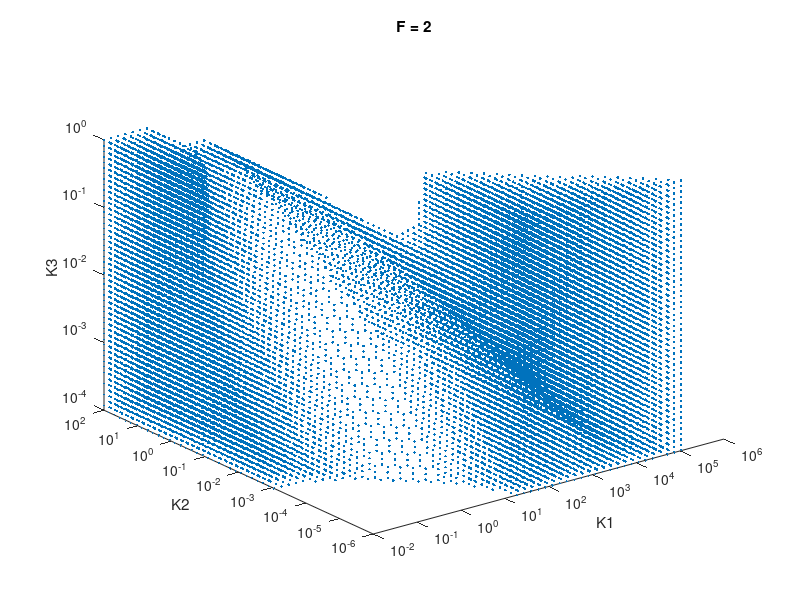
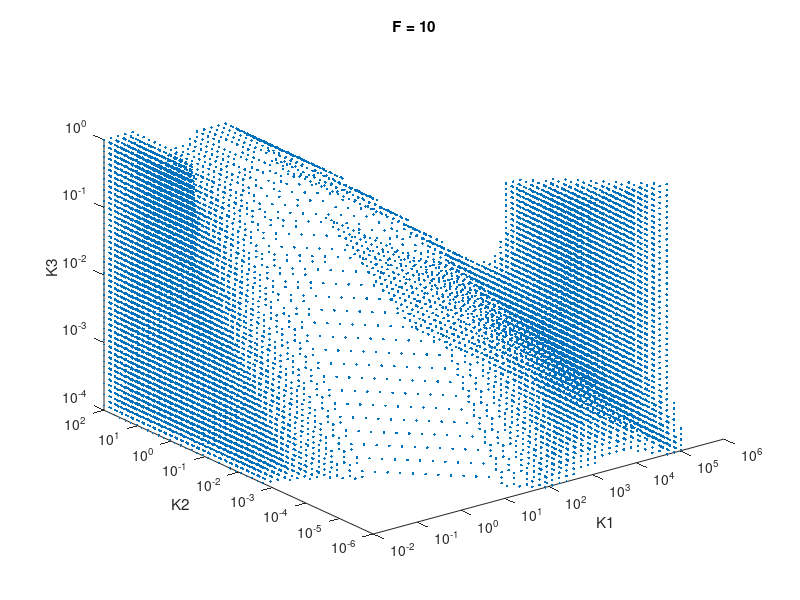
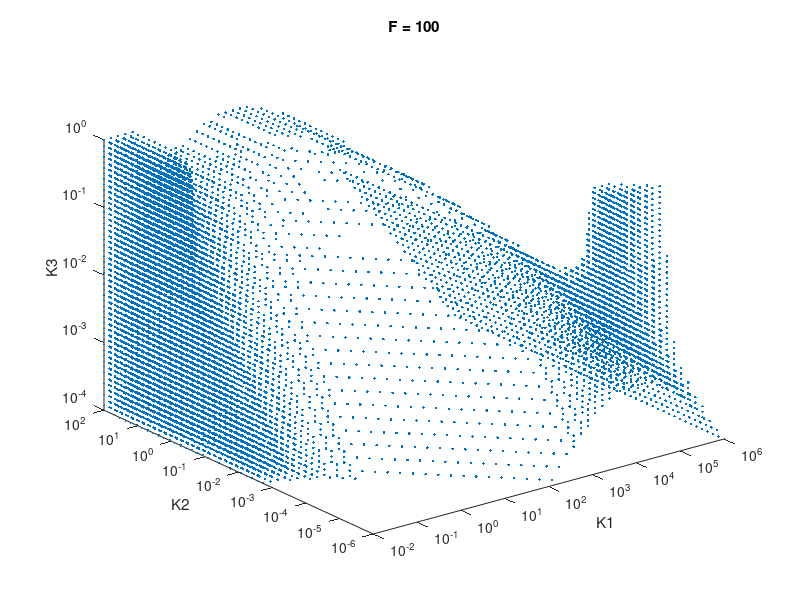
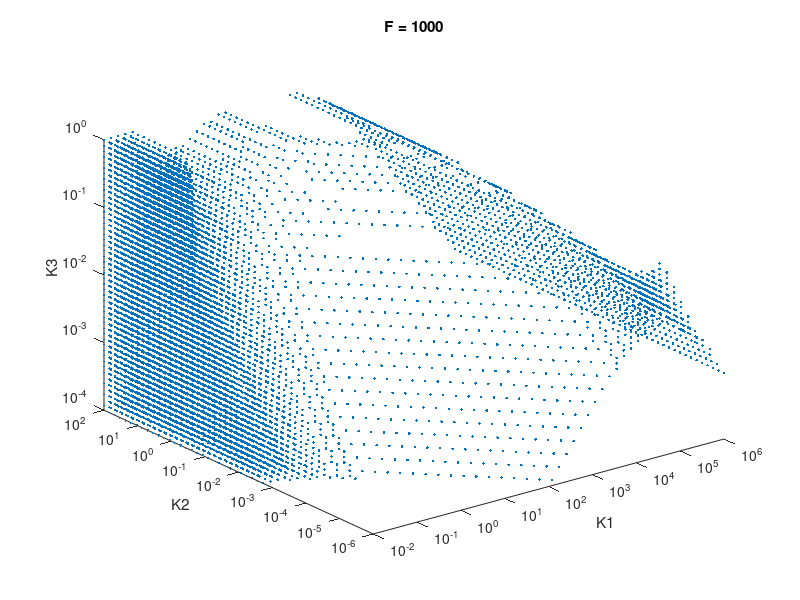

These figures' MATLAB source, in order:
% script_goentoro
%
% This script initiates the equations from Goentoro et al., 2009 to
% replicate some of her results. In particular, we will investigate the
% region of the parameter space in which you get perfect or near-perfect
% adaptation.
%
% To have the fold-change detection, she assumed that K1 was large and K2
% was small. She also assumed K3 was large.

clear
close all

% nK = 50;
% K1 = logspace(-2,4,nK)';
% K2 = logspace(-8,2,nK)';
% K3 = logspace(-2,4,nK)';
% Use the numbers above if you're checking out extremes. Otherwise, the
% ones below.

nK = 50;
K1 = logspace(-2,6,nK)';
K2 = logspace(-6,2,nK)';
K3 = logspace(-4,0,nK)';
F = [2 10 100 1000];
nF = length(F);

%% ========================================================================
% Set up the simulation to show that Lea's simplifications make sense. They
% do.
% =========================================================================
%{
K1 = 100; K2 = 1/K1^2; K3 = K1;
r = 1;
p = [r K1 K2 K3];
F = 1.5;

%
% Get initial conditions
%
ftnhand = @ftn_goentoro_rescale;
tspan = [0 15];
% opts = odeset('reltol',1e-8,'abstol',1e-8);
[t,Y] = ode15s(ftnhand,tspan,[1 1],[],p,1);
figure
plot(t,[Y(:,1) Y(:,2)])
% ylim([0 1.1])

%
% Run the simulation
%
Y0 = Y(end,:)';
[t,Y] = ode15s(ftnhand,tspan,Y0,[],p,F);

figure
plot(t,Y(:,2))
hold on
plot(xlim,Y(1,2)*[1 1],'k :')

%}


%% ========================================================================
% Set up the simulation to show that MY region of param space with NPA is
% boring. It is.
% =========================================================================
%{
K1 = 0.01; K2 = 1; K3 = 1;
r = 1;
p = [r K1 K2 K3];
F = 10;

%
% Get initial conditions
%
ftnhand = @ftn_goentoro;
tspan = [0 15];
% opts = odeset('reltol',1e-8,'abstol',1e-8);
[t,Y] = ode15s(ftnhand,tspan,[1 1],[],p,1);
figure
plot(t,[Y(:,1) Y(:,2)])
% ylim([0 1.1])

%
% Run the simulation
%
Y0 = Y(end,:)';
[t,Y] = ode15s(ftnhand,tspan,Y0,[],p,F);

figure
plot(t,Y(:,2))
hold on
plot(xlim,Y(1,2)*[1 1],'k :')

f = (Y(end,2)-Y(1,2))/Y(1,2);
disp(f)

%}


%% ========================================================================
% Now we look at the behavior of the full model. since we're only
% interested in the steady state values, we don't even need to run a
% simulation. We just calculate the steady states analytically. The
% parameter "r" doesn't matter. We will explore the parameter space to find
% perfect adaptation.
% =========================================================================
% {


%
% setting up for loops to do a parameter sweep
%
K11 = repmat(K1,1,nK); % nK-by-nK
y0 = 1./(K11 + 1); % nK-by-nK
z = zeros(nK,nK,nK,nF);
z0 = zeros(nK,nK,nK);
for i = 1:nK
	
	%
	% Initial condition: F = 1;
	%
	K12 = K1*(1./K2'); 
	z0(:,:,i) = 1./(K11 + 1 + y0.*(K12 + K11/K3(i))); % nK-by-nK
	
	for j = 1:nF
		y = F(j)./(K11 + F(j)); % nK-by-nK
		z(:,:,i,j) = F(j)./(K11 + F(j) + y.*(K12 + F(j)*K11/K3(i)));
		
		
	end
end

%
% f = (z - z0)/z0. And after we calculate this, how to visualize the data?
% Make a threshold.
%
f = (z - repmat(z0,1,1,1,nF))./repmat(z0,1,1,1,nF);
thresh = 0.05;
V = abs(f) < thresh;

%
% Visualize all cases.
% 
for j = 1:nF
	v = V(:,:,:,j);
	
	K11 = repmat(K1,1,nK,nK); K11 = K11(v); K11 = K11(:);
	K22 = repmat(K2',nK,1,nK); K22 = K22(v); K22 = K22(:);
	K33 = permute(K3,[2 3 1]); % rotated K3 into the 3rd dimension
	K33 = repmat(K33,nK,nK,1); K33 = K33(v); K33 = K33(:);
	
	figure
	plot3(K11,K22,K33,'.')
	set(gca,'xscale','log','yscale','log','zscale','log')
	xlabel('K1')
	ylabel('K2')
	zlabel('K3')
	title(['F = ',num2str(F(j))])
	% surf(K1,K2,f(:,:,1,1))
	% set(gca,'xscale','log','yscale','log')
end


%
% Apparently, if K1 is low enough and K2 is high enough, it doesn't matter
% what K3 is. Checking it out here.
% 
figure
S = {'.','o','s','p'};
for j = 1:nF
	v = V(:,:,:,j);
	v = all(v,3);
	
	K11 = repmat(K1,1,nK); K11 = K11(v); K11 = K11(:);
	K22 = repmat(K2',nK,1); K22 = K22(v); K22 = K22(:);
	
	loglog(K11,K22,S{j})
	hold on
	% surf(K1,K2,f(:,:,1,1))
	% set(gca,'xscale','log','yscale','log')
end
xlabel('K1')
ylabel('K2')
title('K3 doesn''t matter')
legend({['F = ',num2str(F(1))],num2str(F(2)),num2str(F(3)),num2str(F(4))},...
	'location','southeast')

%}


%% ========================================================================
% Since there is a very finely-tuned surface in param space where near-
% perfect adaptation occurs, we will use design rules to see if that is the
% surface we're finding.
%
% UPDATE: Turns out, yes it is.
% =========================================================================
%{

%
% Below is the design rule. We can find the K3 that solves this equation
% for all values of K1 and K2.
%
% 0 = K1 + K1*F*(1/K2*(1/(K1+F) - 1/(K1+1)) + ...
%	1/K3*(F/(K1+F) - 1/(K1+1)) - 1)
%
% We will loop through all values of F
%
K332 = K1*K2';
for i = 1:nF
	F1 = F(i);
	
	%
	% Solving for K3
	%
	LHS = (1-1/F1) - (1./(K1 + F1) - 1./(K1 + 1))*(1./K2');
	RHS = F1./(K1 + F1) - 1./(K1 + 1);
	K33 = repmat(RHS,1,nK)./LHS;
	
	figure
% 	loglog(K2,K33')
	surf(K1,K2,K33')
% 	hold on
% 	surf(K1,K2,K332')
	set(gca,'xscale','log','yscale','log','zscale','log')
	xlabel('K_1')
	ylabel('K_2')
	zlabel('K_3*')
	title(['F = ',num2str(F1)])

% 	%
% 	% Solving for K2 instead. Why doesn't this work as well? Oh, it's
% 	% because the surface for K2 goes almost straight up, and for K3 large
% 	% enough, there is no solution. In fact, if you look at the "surf" plot
% 	% of K33 vs K1,K2, K33 never gets above 1.0, so there will be a big
% 	% region of the K1,K3 plane where K22 won't have a solution. It's a
% 	% vertical asymptote? Then, since this is on a log scale, the negative
% 	% data on the other side of that asymptote are not plotted.
% 	%
% 	LHS = (1-1/F1) - (F1./(K1 + F1) - 1./(K1 + 1))*(1./K3');
% 	RHS = 1./(K1 + F1) - 1./(K1 + 1);
% 	K22 = repmat(RHS,1,nK)./LHS;
% 	
% 	figure
% 	surf(K1,K3,K22')
% 	set(gca,'xscale','log','yscale','log','zscale','log')
% 	xlabel('K_1')
% 	ylabel('K_3')
% 	zlabel('K_2*')
% 	title(['F = ',num2str(F1)])
end


%}

%% ========================================================================
% Alternate of the above: if K3 = K1*K2, then we reduce the dimensionality.
% 
% UPDATE: Actually, this doesn't work. If K3 = K1*K2 (ie, if there's no
% cooperativity), then it's impossible to get perfect adaptation. Weird.
% =========================================================================
%{

%
% K2*(1 - 1/F) = (1/K1)*(F/(K1+F) - 1/(K1+1)) + (1/(K1+F) - 1/(K1+1))
%
% We will loop through all values of F
%
figure
for i = 1:nF
	F1 = F(i);
	LHS = (1-1/F1);
	RHS = (1./K1).*(F1./(K1 + F1) - 1./(K1 + 1)) + (1./(K1 + F1) - 1./(K1 + 1));
	K22 = RHS./LHS;
	
	semilogx(K1,K22)
	hold on
	xlabel('K_1')
	ylabel('K_2')
end
legend({['F = ',num2str(F(1))],num2str(F(2)),num2str(F(3)),num2str(F(4))},...
	'location','southeast')



%}

%% ========================================================================
% We have confirmed that the very finely-tuned surface in param space where
% near-perfect adaptation occurs is indeed coincident with the design
% rules. Now we will enact those design rules, tweak them a bit, and see if
% we still have good adaptation.
%
% In this cell, we are varying K1 and K2 across many logs in the parameter
% space (see cell 1), and forcing K3 to the design rule for perfect
% adaptation. Then, we double one of the parameters and calculate f, which
% is defined as (z_final - z_initial)/z_initial. Note that our starting
% point, before we double one of the parameters, has been tuned so that f
% equals zero. So any f that we calculate here will also be a delta_f.
%
% UPDATE: There is a weird region of parameter space that is robust to all
% paramter doublings. To see this, look at the "max intensity" projection
% of all three paramter doublings (K1,K2,K3) and the F1 being 10*F1. Only
% low K1 (0.05 -- 0.15, depending on K2) and a corner of the param space of
% very high K1 (greater than 100) and super-low K2 (less than 1e-4) survive
% all paramter doublings.
%
% ANOTHER UPDATE: this cell is slightly obsoleted by the next cell, which
% does the same thing, with more updated standardized code, but the next
% cell also looks at the neg fbk loop.
% =========================================================================
%{

F0 = 1;
F1 = 10;
LHS = (1-1/F1) - (1./(K1 + F1) - 1./(K1 + 1))*(1./K2');
RHS = F1./(K1 + F1) - 1./(K1 + 1);
K331 = repmat(RHS,1,nK)./LHS;


%
% Now we run the for loop. The first time through, it will be baseline. The
% second through third times, we will double one of the constants.
%
exprn = {'''all normal'';','K111 = 2*K1;','K222 = 2*K2;','K33 = 2*K331;','F11 = 2*F1;'};
f_out = zeros(nK,nK);
for i = 1:length(exprn)
	K111 = K1; K222 = K2; K33 = K331; F11 = F1;
	eval(exprn{i})

	%
	% setting up for loops to do a parameter sweep
	%
	K11 = repmat(K111,1,nK); % nK-by-nK
	K22 = repmat(K222,1,nK);
	
	%
	% Initial condition: F = 1;
	%
	y0 = F0./(K11 + F0); % nK-by-nK
	K12 = K111*(1./K222'); % nK-by-nK
	z0 = 1./(K11 + 1 + y0.*(K12 + K11./K33)); % nK-by-nK
	
	y = F11./(K11 + F11); % nK-by-nK
	z = F11./(K11 + F11 + y.*(K12 + F11*K11./K33));
	
	
	%
	% f = (z - z0)/z0. And after we calculate this, how to visualize the data?
	% Make a threshold.
	%
	f = (z - z0)./z0;
	thresh = 0.05;
	thresh2 = 0.2;
	V = abs(f) < thresh;
	f_out = max(f_out,f);
	
% 	%
% 	% plotting
% 	%
% 	figure
% 	f(1,1) = 0; if i > 1, f(end,end) = 0.75; end
% 	pcolor(K1,K2,abs(f'))
% 	set(gca,'xscale','log','yscale','log')
% 	if i > 1
% 		shading interp
% 	else
% 		shading flat
% 	end
% 	colorbar
% 	xlabel('K_1')
% 	ylabel('K_2')
% 	title(exprn{i})
% 	hold on
% 	
% 	c = contourc(K1,K2,abs(f'),[thresh thresh2]);
% 	if ~isempty(c)
% 		[X,Y,C] = extractcontour(c);
% 		for j = 1:length(Y)
% 			if C(j) == thresh
% 				plot(X{j},Y{j},'w')
% 			elseif C(j) == thresh2
% 				plot(X{j},Y{j},'m')
% 			end
% 		end
% 	end

end

%
% plotting "max intensity projection"
%
figure
f_out(1,1) = 0; f_out(end,end) = 0.75;
pcolor(K1,K2,abs(f_out'))
set(gca,'xscale','log','yscale','log')
shading interp
colorbar
xlabel('K_1')
ylabel('K_2')
title('max')
hold on

c = contourc(K1,K2,abs(f_out'),[thresh thresh2]);
if ~isempty(c)
	[X,Y,C] = extractcontour(c);
	for j = 1:length(Y)
		if C(j) == thresh
			plot(X{j},Y{j},'w')
		elseif C(j) == thresh2
			plot(X{j},Y{j},'m')
		end
	end
end



%}



%% ========================================================================
% So, not only do we have a finely-tuned surface in the K[1-3] parameter
% space, but we also have a limited fraction of that space in which the
% adaptation property is maintained upon perturbation to the parameters. So
% can the addition of negative feedback generally rescue this fragility?
% Here we will test that question.
%
% To do this, we will sweep the parameter space in K1,K2,K3, while allowing
% K4 and K8 to take on low, med, and high values. We will fix F = 10. Since
% we are only looking at the steady states (initially, here), we don't care
% about r or s, so they will generically be set to 1.
% =========================================================================
%{

nw = 1; % number of variations in K4 and K8.
% K4 = logspace(-2,0,nw)'; 
K4 = 1;
K8 = K4;

%
% setting up for loops to do a parameter sweep
%
F0 = 1;
F1 = 10;
z = zeros(nK,nK,nK,nw^2);
z0 = zeros(nK,nK,nK,nw^2);

fhandle = @ftn_goentoro_wfbk_SS;
zguess = 0.5;
for i = 1:nK
	K11 = K1(i);
	y0 = F0/(K11 + F0);
	y1 = F1/(K11 + F1);
	A0 = F0/K11;
	A1 = F1/K11;
	
	for j = 1:nK
		K22 = K2(j);
		for k = 1:nK
			K33 = K3(k);
			
			B0 = 1 + F0/K11 + y0/K22 + F0.*y0/K33;
			B1 = 1 + F1/K11 + y1/K22 + F1.*y1/K33;
			
			count = 1;
			for o = 1:nw
				K44 = K4(o);
				K5 = K11*K44; K6 = K22*K44; K7 = K33*K44;
				
				C0 = 1/K44 + F0/K5 + y0/K6 + F0.*y0/K7;
				C1 = 1/K44 + F1/K5 + y1/K6 + F1.*y1/K7;
			
				for p = 1:nw
					K88 = K8(p);
					
					
					z0(i,j,k,count) = -(K88.*B0-A0)/2./(B0+C0) + ...
						sqrt((K88.*B0-A0).^2 + 4*(B0+C0).*A0.*K88)/2./(B0+C0);
					z(i,j,k,count) = -(K88.*B1-A1)/2./(B1+C1) + ...
						sqrt((K88.*B1-A1).^2 + 4*(B1+C1).*A1.*K88)/2./(B1+C1);
					
					count = count + 1;
				end				
			end	
		end
	end
	disp(i)
end

%
% f = (z - z0)/z0. And after we calculate this, how to visualize the data?
% Make a threshold.
%
f = (z - z0)./z0;
thresh = 0.05;
V = abs(f) < thresh;

%
% Visualize all cases.
% 
figure
count = 1;
for i = 1:nw
	for j = 1:nw
	v = V(:,:,:,count);
	
	K11 = repmat(K1,1,nK,nK); K11 = K11(v); K11 = K11(:);
	K22 = repmat(K2',nK,1,nK); K22 = K22(v); K22 = K22(:);
	K33 = permute(K3,[2 3 1]); % rotated K3 into the 3rd dimension
	K33 = repmat(K33,nK,nK,1); K33 = K33(v); K33 = K33(:);
	
	subplot(nw,nw,count)
	plot3(K11,K22,K33,'.')
	set(gca,'xscale','log','yscale','log','zscale','log')
	xlabel('K1')
	ylabel('K2')
	zlabel('K3')
	title(['K4 = ',num2str(K4(i)),'; K8 = ',num2str(K8(j))])
	% surf(K1,K2,f(:,:,1,1))
	% set(gca,'xscale','log','yscale','log')
	
		count = count + 1;
	end
end



%}



%% ========================================================================
% After doing some more hand-written calculations, it turns out the
% presence of the neg fbk loop does not change the PA-surface at all. IOW,
% if I vary K1 and K2, I can calculate a surface of K3 that achieves PA.
% (ie, a design constraint). This surface doesn't change at all with the
% addition of the NFL.
%
% The purpose of this cell is to co-plot with the previous cell. So have
% them both on if you want that.
% =========================================================================
%{

F0 = 1;
F1 = 10;
LHS = (1/F0-1/F1) - (1./(K1 + F1) - 1./(K1 + F0))*(1./K2');
RHS = F1./(K1 + F1) - F0./(K1 + F0);
K33 = repmat(RHS,1,nK)./LHS;


hold on
surf(K1,K2,K33')
set(gca,'xscale','log','yscale','log','zscale','log')
xlabel('K_1')
ylabel('K_2')
zlabel('K_3*')
title(['F = ',num2str(F1)])

%}





%% ========================================================================
% Now that we know that the K3* surface is the same, we can look at the
% gradient in "f" to see if NPA is more robust w/NFL vs w/o
%
% NOTE: this is the old version where we calculate the derivative
% analytically, but now we are lazy and calculate it by fin diff. We can do
% this for all three K's. Also, we added back an epsln.
% =========================================================================
%{

epsln = 0.05;
F0 = 1;
F1 = 10;
LHS = (1/F0-1/F1) - (1./(K1 + F1) - 1./(K1 + F0))*(1./K2');
RHS = F1./(K1 + F1) - F0./(K1 + F0);
K33 = repmat(RHS,1,nK)./LHS;

K11 = repmat(K1',nK,1);
K22 = repmat(K2,1,nK);

y0 = F0./(K11 + F0);
y1 = F1./(K11 + F1);


nw = 4; % number of variations in K4 and K8.
K4 = logspace(-3,0,nw)'; 
K8 = K4;

% K4 = 1;
% K8 = 1;
% K5 = K11*K4; K6 = K22*K4; K7 = K33*K4;


%
% Without the neg fbk loop
%
%
z0 = F0./K11./(1 + F0./K11 + y0./K22 + F0.*y0./K33); % nK-by-nK
dz0dK3 = K11.*y0.*z0.^2./K33.^2;

z1 = F1./K11./(1 + F1./K11 + y1./K22 + F1.*y1./K33);
dz1dK3 = K11.*y1.*z1.^2./K33.^2;

dfOLdK3 = (dz1dK3.*z0 - z1.*dz0dK3)./z0^2;
DK_OL = epsln./abs(dfOLdK3);
rho_OL = 1./(K33.*abs(dfOLdK3));


%
% For loops to change K4,K8 to determine if neg fbk helps, depending on
% strength of neg fbk.
%
Dmax = 0;
Dmin = 0;
D_out = cell(nw,nw);
DK_CL = cell(nw,nw);
rho_out = cell(nw,nw);
rho_CL = cell(nw,nw);
for i = 1:nw
	K44 = K4(i);
	K5 = K11*K44; K6 = K22*K44; K7 = K33*K44;
	
	for j = 1:nw
		
		%
		% With the neg fbk loop
		%
		% initial state
		K88 = K8(j);
		A0 = F0./K11;
		B0 = 1 + A0 + y0./K22 + F0.*y0./K33;
		C0 = 1/K44 + F0./K5 + y0./K6 + F0.*y0./K44./K33;
		z0 = -(K88.*B0-A0)/2./(B0+C0) + ...
			sqrt((K88.*B0-A0).^2 + 4*(B0+C0).*A0.*K88)/2./(B0+C0);
		dB0dK3 = -F0.*y0./K33.^2;
		dC0dK3 = -F0.*y0./K33.^2/K44;
		dz0dK3 = ((dB0dK3 + dC0dK3).*z0.^2 + K88*dB0dK3.*z0) ./ ...
			(-(K88.*B0 - A0) - 2*(B0 + C0).*z0);
		
		% final state
		A1 = F1./K11;
		B1 = 1 + A1 + y1./K22 + F1.*y1./K33;
		C1 = 1/K44 + F1./K5 + y1./K6 + F1.*y1./K44./K33;
		z1 = -(K88.*B1-A1)/2./(B1+C1) + ...
			sqrt((K88.*B1-A1).^2 + 4*(B1+C1).*A1.*K88)/2./(B1+C1);
		dB1dK3 = -F1.*y1./K33.^2;
		dC1dK3 = -F1.*y1./K33.^2/K44;
		dz1dK3 = ((dB1dK3 + dC1dK3).*z1.^2 + K88*dB1dK3.*z1) ./ ...
			(-(K88.*B1 - A1) - 2*(B1 + C1).*z1);
		
		dfCLdK3 = (dz1dK3.*z0 - z1.*dz0dK3)./z0^2;
		
		DK_CL{i,j} = epsln./abs(dfCLdK3);
		rho_CL{i,j} = 1./(K33.*abs(dfCLdK3));
		
		%
		% Relative difference in allowable change in K3
		%
% 		D = abs(dfOLdK3) - abs(dfCLdK3);
% 		Dmax = max(max(D(:)),Dmax);
% 		Dmin = min(min(D(:)),Dmin);
% 		D_out{i,j} = D;

		
		D = (DK_CL{i,j} - DK_OL)./K33;
		Dmax = max(max(D(:)),Dmax);
		Dmin = min(min(D(:)),Dmin);
		D_out{i,j} = D;
		
		
		rho_out{i,j} = rho_CL{i,j} - rho_OL;
		
	end
end

Dtop = 100;
COLRS = {'y' 'w' 'r' 'b'};
thresh = [0 5 10 100];

%
% plotting the OL robustness
%
% D = DK_OL./K33;
D = rho_OL;
c = contourc(K1,K2,D,thresh);
D(D > Dtop) = Dtop;

figure
D(end,end) = 0;
pcolor(K1,K2,D)
set(gca,'xscale','log','yscale','log')
shading interp
colorbar
xlabel('K_1')
ylabel('K_2')
title('open loop robustness')
hold on

% contours
if ~isempty(c)
	[X,Y,C] = extractcontour(c);
	for k = 1:length(Y)
		vthresh = C(k) == thresh;
		plot(X{k},Y{k},COLRS{vthresh})		
			
% 		if C(k) == thresh
% 			plot(X{k},Y{k},'w')
% 		elseif C(k) == thresh2
% 			plot(X{k},Y{k},'m')
% 		end
	end
end



%
% plotting the CL robustness
%
figure
count = 1;
for i = 1:nw
	
	for j = 1:nw
		
% 		D = DK_CL{i,j}./K33;
		D = rho_CL{i,j};
		c = contourc(K1,K2,D,thresh);
		D(end,end) = 0;
		D(D < 0) = 0;
		D(D > Dtop) = Dtop;
		
		subplot(nw,nw,count);
% 		D(1,1) = Dmin;
% 		D(end,1) = Dmax;
		pcolor(K1,K2,D)
		set(gca,'xscale','log','yscale','log')
		shading interp
		colorbar
		xlabel('K_1')
		ylabel('K_2')
		title(['K4 = ',num2str(K4(i)),'; K8 = ',num2str(K8(j))])
		hold on
		
		
		if ~isempty(c)
			[X,Y,C] = extractcontour(c);
			for k = 1:length(Y)
				vthresh = C(k) == thresh;
				plot(X{k},Y{k},COLRS{vthresh})
			end
		end
		
		count = count + 1;
	end
end


%
% plotting the difference
%
figure
count = 1;	
for i = 1:nw
	
	for j = 1:nw
		
		D = rho_out{i,j};
		c = contourc(K1,K2,D,thresh);
		
		D(end,end) = 0;
		D(D < 0) = 0;
		D(D > Dtop) = Dtop;
		
		subplot(nw,nw,count);
% 		D(1,1) = Dmin;
% 		D(end,1) = Dmax;
		pcolor(K1,K2,D)
		set(gca,'xscale','log','yscale','log')
		shading interp
		colorbar
		xlabel('K_1')
		ylabel('K_2')
		title(['K4 = ',num2str(K4(i)),'; K8 = ',num2str(K8(j))])
		hold on
		
		
		if ~isempty(c)
			[X,Y,C] = extractcontour(c);
			for k = 1:length(Y)
				vthresh = C(k) == thresh;
				plot(X{k},Y{k},COLRS{vthresh})
			end
		end
		
		count = count + 1;
	end
end

%}